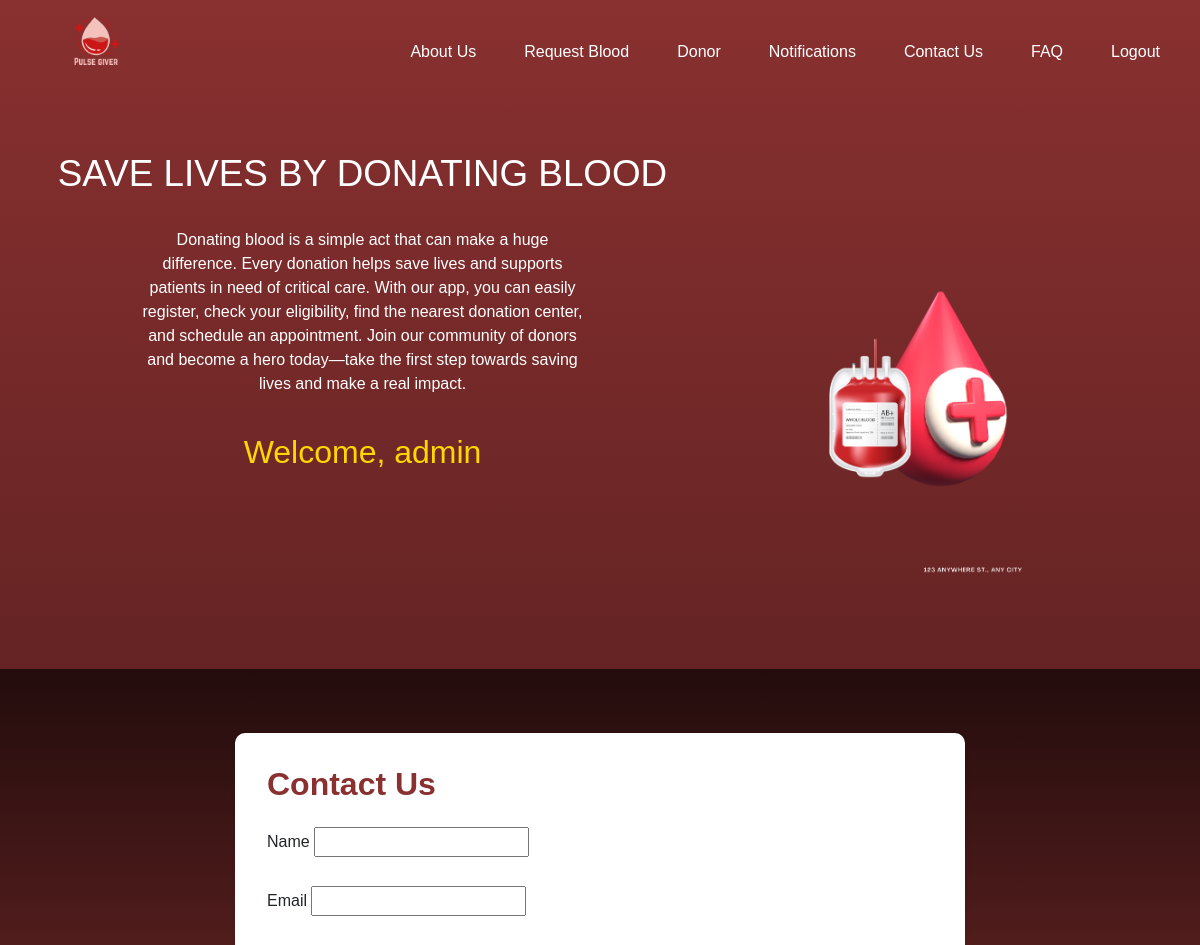
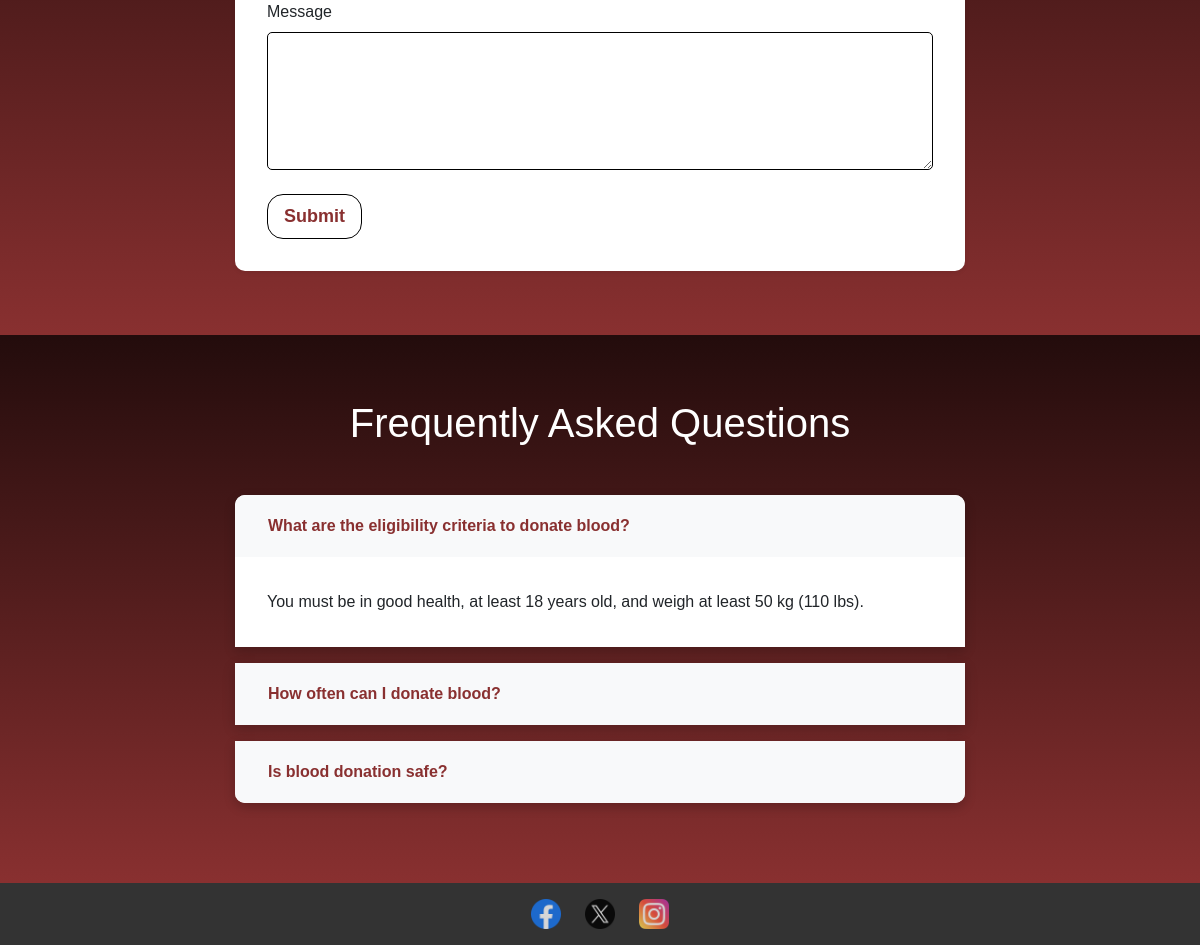
Screenshot of / (signed in) with the database file from the repository (2 pictures, top to bottom).
### donation/models.py (models this page shows, shortened)
class CustomUser(AbstractBaseUser, PermissionsMixin):
    username = models.CharField(max_length=150, unique=True)
    email = models.EmailField(unique=True)
    phone = models.CharField(max_length=20, unique=True)
    date_joined = models.DateTimeField(auto_now_add=True)
    is_active = models.BooleanField(default=True)
    is_staff = models.BooleanField(default=False)
    objects = CustomUserManager()
    USERNAME_FIELD = 'email'
    REQUIRED_FIELDS = ['username', 'phone']

class FAQ(models.Model):
    question = models.CharField(max_length=255)
    answer = models.TextField()

### donation/views.py (the view)
# urls.py: 2. Add a URL to urlpatterns:  path('', views.home, name='home')
def home(request):
    success_message = None
    if request.method == 'POST':
        form = ContactForm(request.POST)
        if form.is_valid():
            form.save()
            success_message = "Your message has been successfully submitted. We will get back to you shortly."
            form = ContactForm()  # Reset the form after successful submission
    else:
        form = ContactForm()
    faqs = FAQ.objects.all()
    context = {
        'form': form,
        'success_message': success_message,
        'faqs': faqs,  # Pass the FAQs to the context
    }
    return render(request, 'donation/home.html', context)

### donation/forms.py
class ContactForm(forms.ModelForm):
    class Meta:
        model = ContactMessage
        fields = ['name', 'email', 'message']

### templates/donation/home.html (shortened to what this page needs)
{% extends 'base.html' %}
{% load static %}
{% block content %}
<main class="main-section">
    <div class="container">
        <div class="row custom-row h-100 custom-row" >
            <div class="col-lg-7 col-md-7 col-xl-7 col-xxl-7 text-center">
                <h1>SAVE LIVES BY DONATING BLOOD</h1>
                <p>Donating blood is a simple act that can make a huge difference. Every donation helps save lives and supports patients in need of critical care. With our app, you can easily register, check your eligibility, find the nearest donation center, and schedule an appointment. Join our community of donors and become a hero today—take the first step towards saving lives and make a real impact.</p>
                {% if user.is_authenticated %}
                    <p class="text-white welcome-username">Welcome, {{ user.username }}</p>
                {% else %}
                    <a class="btn  btn-lg main-btn" href="{% url 'signup' %}">Sign Up</a>
                {% endif %}
            </div>
            <div class="col-lg-5 col-md-5 col-xl-5 col-xxl-5 text-center ">
                <img src="{% static 'donation/img/homepageImg.png' %}" alt="Blood Bag" class="homeImg img-fluid">
            </div>
        </div>
    </div>
</main>
<section class="section-contact">
    <div class="container">
        <div class="row justify-content-center">
            <div class="col-lg-8">
                <div class="card shadow-sm">
                    <div class="card-body">
                        <h2 class="card-title mb-4">Contact Us</h2>
                        <form method="post" action="{% url 'home' %}" class="contact-form">
                            <div class="form-group">
                                <label for="id_name">Name</label>
                                {{ form.name }}
                            </div>
                            <div class="form-group">
                                <label for="id_email">Email</label>
                                {{ form.email }}
                            </div>
                            <div class="form-group">
                                <label for="id_message" class="message-box-label">Message</label>
                                <textarea class="form-control message-box" id="id_message" name="message" rows="5" required></textarea>
                            </div>
                            <button type="submit" class="btn login-btn1">Submit</button>
                        </form>
                    </div>
                </div>
            </div>
        </div>
    </div>
</section>
<section class="section-faq">
    <div class="container">
        <div class="row justify-content-center">
            <div class="col-lg-8">
                <h1 class="text-white text-center mb-5">Frequently Asked Questions</h1>
                <div class="accordion" id="faqAccordion">
                    {% for faq in faqs %}
                    <div class="card">
                        <div class="card-header" id="faqHeading{{ forloop.counter }}">
                            <h5 class="mb-0">
                                <button class="btn btn-link" type="button" data-toggle="collapse"
                                        data-target="#faqCollapse{{ forloop.counter }}" aria-expanded="false"
                                        aria-controls="faqCollapse{{ forloop.counter }}">
                                    {{ faq.question }}
                                </button>
                            </h5>
                        </div>
                        <div id="faqCollapse{{ forloop.counter }}" class="collapse{% if forloop.first %} show{% endif %}" aria-labelledby="faqHeading{{ forloop.counter }}"
                             data-parent="#faqAccordion">
                            <div class="card-body">
                                {{ faq.answer }}
                            </div>
                        </div>
                    </div>
                    {% endfor %}
                </div>
            </div>
        </div>
    </div>
</section>
{% endblock %}

### templates/donation/home.html (style rules this page uses)
body, html { margin: 0; padding: 0; height: 100%; background: linear-gradient(180deg, #893030 0%, #230C0C 100%); font-family: 'Khula', sans-serif; }
.main-section { padding: 4rem 0; }
.main-section h1 { font-size: 2.3rem; margin-bottom: 2rem; color: white; }
.main-section p { color: white; max-width: 70%; margin: 0 auto 2rem; }
.homeImg { max-width: 20rem; height: auto; }
.welcome-username { color: gold !important; font-size: 2rem !important; }
.section-contact { padding: 4rem 0; background: linear-gradient(180deg, #230C0C 0%, #893030 100%); }
.card { border: none; border-radius: 10px; box-shadow: 0 4px 12px rgba(0, 0, 0, 0.2); transition: box-shadow 0.3s ease-in-out; }
.card-body { padding: 2rem; }
.card-title { color: #893030; font-weight: bold; }
.contact-form .form-group { margin-bottom: 1.5rem; }
.contact-form .form-control { border-radius: 5px; padding: 0.5rem; }
.section-faq { padding: 4rem 0; background: linear-gradient(180deg, #230C0C 0%, #893030 100%); }
.accordion .card { border: none; border-radius: 10px; margin-bottom: 1rem; }
.accordion .card-header { background-color: #f8f9fa; border-bottom: 1px solid #dee2e6; }
.accordion .btn-link { color: #893030; font-weight: bold; text-decoration: none; width: 100%; text-align: left; }
.accordion .card-body { background-color: #ffffff; font-size: 1rem; line-height: 1.6; }
.accordion .card-header h5 { margin: 0; }

### templates/base.html (style rules this page uses)
body, html { margin: 0; padding: 0; height: 100%; background: linear-gradient(180deg, #893030 0%, #230C0C 100%); font-family: 'Khula', sans-serif; }
.form-control { border: 1px solid black; border-radius: 1rem; background-color: white; color: black; }
.login-btn1 { border: 1px solid black; border-radius: 1rem; padding:0.5rem 1rem; background-color: white; color: #893030; font-size: 18px; font-weight: bold; }

### rows the page displays
CustomUser: username "admin"
FAQ: question "What are the eligibility criteria to donate blood?", answer "You must be in good health, at least 18 years old, and weigh at least 50 kg (110 lbs)."
FAQ: question "How often can I donate blood?"
FAQ: question "Is blood donation safe?"
